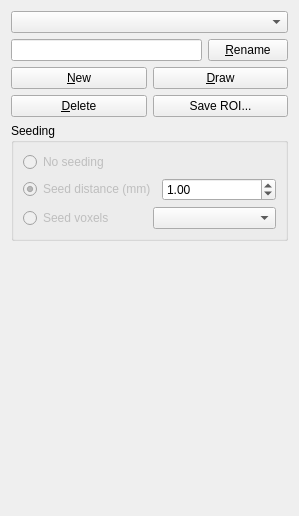
<?xml version="1.0" encoding="UTF-8"?>
<ui version="4.0">
 <class>RoiForm</class>
 <widget class="QWidget" name="RoiForm">
  <property name="geometry">
   <rect>
    <x>0</x>
    <y>0</y>
    <width>298</width>
    <height>516</height>
   </rect>
  </property>
  <property name="windowTitle">
   <string>Form</string>
  </property>
  <layout class="QVBoxLayout" name="verticalLayout_2">
   <item>
    <widget class="QComboBox" name="roiComboBox"/>
   </item>
   <item>
    <layout class="QHBoxLayout" name="horizontalLayout_4">
     <item>
      <widget class="QLineEdit" name="nameEdit"/>
     </item>
     <item>
      <widget class="QPushButton" name="renameButton">
       <property name="text">
        <string>&amp;Rename</string>
       </property>
      </widget>
     </item>
    </layout>
   </item>
   <item>
    <layout class="QHBoxLayout" name="horizontalLayout">
     <item>
      <widget class="QPushButton" name="newButton">
       <property name="text">
        <string>&amp;New</string>
       </property>
      </widget>
     </item>
     <item>
      <widget class="QPushButton" name="drawButton">
       <property name="text">
        <string>&amp;Draw</string>
       </property>
      </widget>
     </item>
    </layout>
   </item>
   <item>
    <layout class="QHBoxLayout" name="horizontalLayout_5">
     <property name="bottomMargin">
      <number>0</number>
     </property>
     <item>
      <widget class="QPushButton" name="deleteButton">
       <property name="text">
        <string>&amp;Delete</string>
       </property>
      </widget>
     </item>
     <item>
      <widget class="QPushButton" name="saveROIButton">
       <property name="text">
        <string>Save ROI...</string>
       </property>
      </widget>
     </item>
    </layout>
   </item>
   <item>
    <widget class="QGroupBox" name="groupBox">
     <property name="title">
      <string>Seeding</string>
     </property>
     <layout class="QVBoxLayout" name="verticalLayout">
      <item>
       <widget class="QRadioButton" name="noSeedingRadio">
        <property name="enabled">
         <bool>false</bool>
        </property>
        <property name="text">
         <string>No seeding</string>
        </property>
        <property name="checked">
         <bool>false</bool>
        </property>
       </widget>
      </item>
      <item>
       <layout class="QHBoxLayout" name="horizontalLayout_2">
        <item>
         <widget class="QRadioButton" name="seedDistanceRadio">
          <property name="enabled">
           <bool>false</bool>
          </property>
          <property name="text">
           <string>Seed distance (mm)</string>
          </property>
          <property name="checked">
           <bool>true</bool>
          </property>
         </widget>
        </item>
        <item>
         <widget class="QDoubleSpinBox" name="seedDistanceSpinBox">
          <property name="minimum">
           <double>0.010000000000000</double>
          </property>
          <property name="maximum">
           <double>42.000000000000000</double>
          </property>
          <property name="singleStep">
           <double>0.100000000000000</double>
          </property>
          <property name="value">
           <double>1.000000000000000</double>
          </property>
         </widget>
        </item>
       </layout>
      </item>
      <item>
       <layout class="QHBoxLayout" name="horizontalLayout_3">
        <item>
         <widget class="QRadioButton" name="seedVoxelsRadio">
          <property name="enabled">
           <bool>false</bool>
          </property>
          <property name="text">
           <string>Seed voxels</string>
          </property>
         </widget>
        </item>
        <item>
         <widget class="QComboBox" name="seedVoxelsComboBox"/>
        </item>
       </layout>
      </item>
     </layout>
    </widget>
   </item>
   <item>
    <spacer name="verticalSpacer">
     <property name="orientation">
      <enum>Qt::Vertical</enum>
     </property>
     <property name="sizeHint" stdset="0">
      <size>
       <width>277</width>
       <height>260</height>
      </size>
     </property>
    </spacer>
   </item>
  </layout>
 </widget>
 <resources/>
 <connections/>
</ui>
